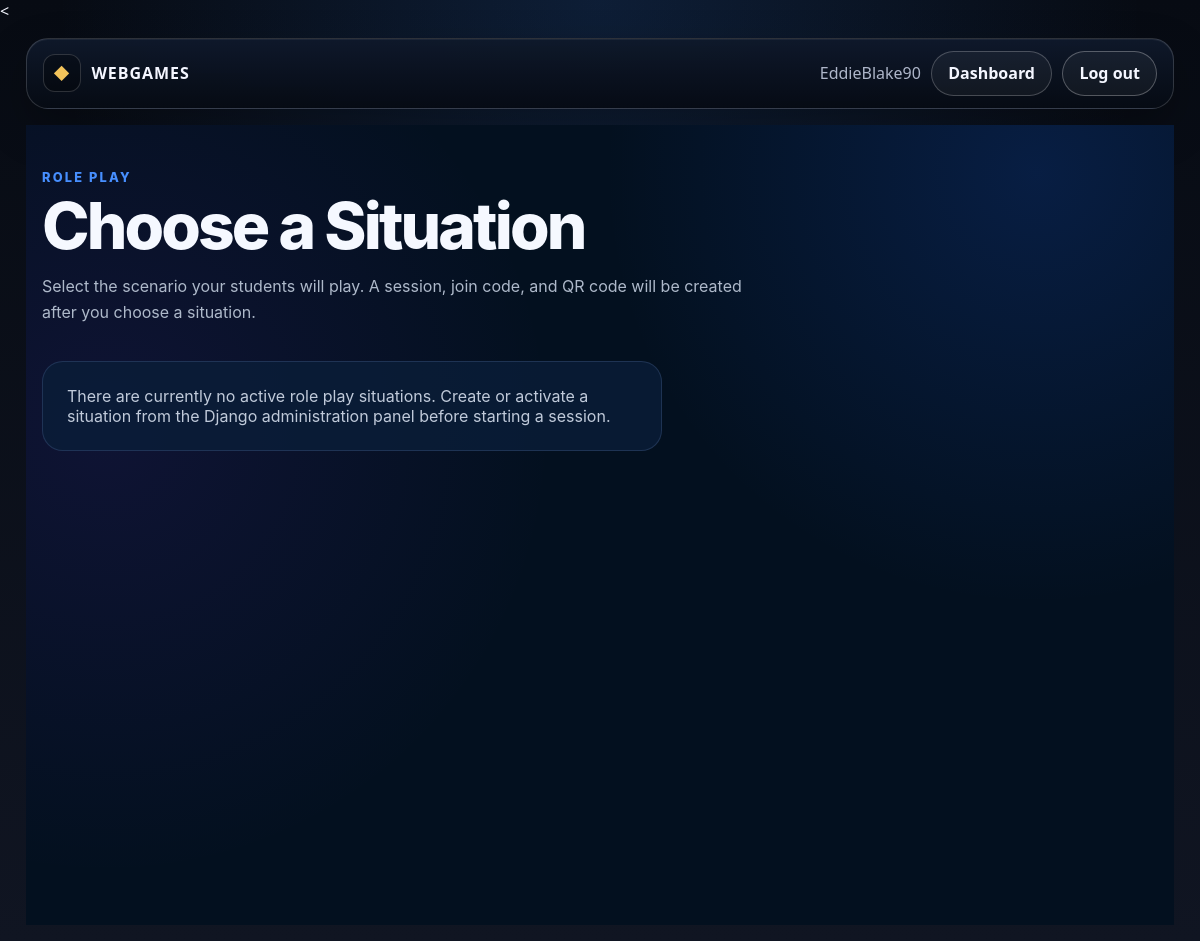
Before: /sessions/create/4/ (signed in) with the older database file.
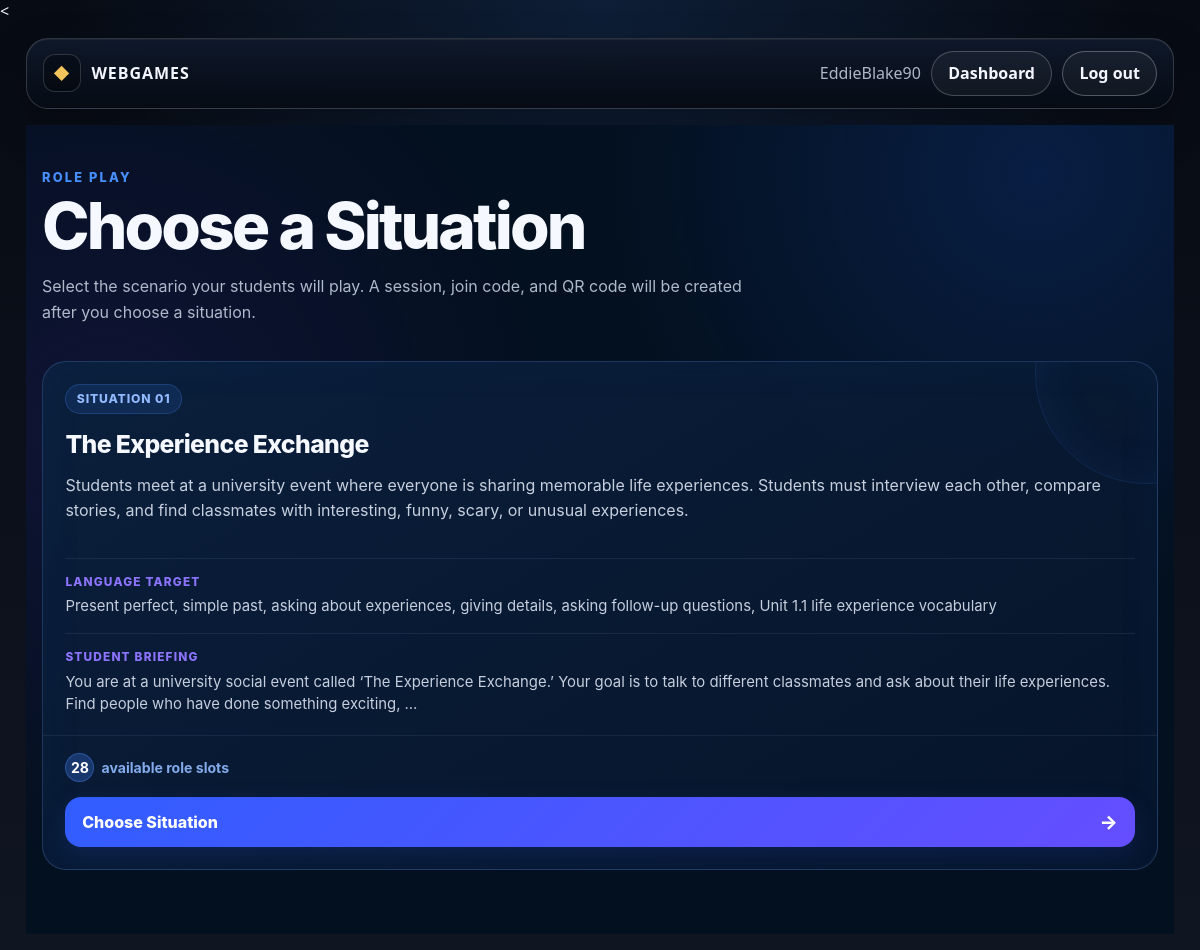
After: the same page with the newer database file.
### accounts/models.py (models this page shows, shortened)
class User(AbstractUser):
    class Role(models.TextChoices):
        TEACHER = "TEACHER", "Teacher"
        ADMIN = "ADMIN", "Admin"
    role = models.CharField(
        max_length=20,
        choices=Role.choices,
        default=Role.TEACHER,
    )

### roleplay/models.py (models this page shows, shortened)
class RolePlaySituation(models.Model):
    title = models.CharField(max_length=150)
    slug = models.SlugField(
        max_length=160,
        unique=True,
    )
    summary = models.TextField(
        blank=True,
        help_text="Short description shown to the teacher.",
    )
    student_briefing = models.TextField(
        blank=True,
        help_text=(
            "Information every student should know before "
            "the role play begins."
        ),
    )
    teacher_notes = models.TextField(
        blank=True,
        help_text="Instructions visible only to the teacher.",
    )
    language_target = models.TextField(
        blank=True,
        help_text=(
            "Grammar, vocabulary, communicative function, "
            "or learning objective practiced in this situation."
        ),
    )
    is_active = models.BooleanField(default=True)
    created_at = models.DateTimeField(auto_now_add=True)
    updated_at = models.DateTimeField(auto_now=True)
    class Meta:
        ordering = ["title"]
    @property
    def total_role_slots(self):
        return sum(
            role.copies_available
            for role in self.roles.filter(is_active=True)
        )

class RoleCard(models.Model):
    situation = models.ForeignKey(
        RolePlaySituation,
        on_delete=models.CASCADE,
        related_name="roles",
    )
    name = models.CharField(
        max_length=120,
        help_text="Role name, e.g. Detective, Customer, Manager.",
    )
    character_name = models.CharField(
        max_length=120,
        blank=True,
        help_text="Optional character identity.",
    )
    public_description = models.TextField(
        blank=True,
        help_text=(
            "Information that is safe for the student "
            "to reveal during the activity."
        ),
    )
    private_briefing = models.TextField(
        blank=True,
        help_text="Information known only by this role.",
    )
    objective = models.TextField(
        blank=True,
        help_text="What this role is trying to accomplish.",
    )
    secret_information = models.TextField(
        blank=True,
        help_text=(
            "Optional secrets, evidence, motivations, "
            "or hidden constraints."
        ),
    )
    useful_language = models.TextField(
        blank=True,
        help_text=(
            "Optional vocabulary, sentence starters, "
            "or language support."
        ),
    )
    copies_available = models.PositiveIntegerField(
        default=1,
        help_text=(
            "How many students may receive this role "
            "during the same session."
        ),
    )
    sort_order = models.PositiveIntegerField(default=0)
    is_active = models.BooleanField(default=True)
    class Meta:
        ordering = ["sort_order", "name"]

### sessions/views.py (the view, shortened to what this page needs)
# urls.py: path("create/<int:game_id>/", views.create_session, name="create_session"),
@login_required
def create_session(request, game_id):
    game_template = get_object_or_404(
        GameTemplate,
        id=game_id,
        is_active=True,
    )
    if game_template.code == GameTemplate.GameCode.ROLE_PLAY:
        situations = (
            RolePlaySituation.objects
            .filter(is_active=True)
            .prefetch_related("roles")
            .order_by("title")
        )
        return render(
            request,
            "roleplay/select_situation.html",
            {
                "game_template": game_template,
                "situations": situations,
            },
        )

### roleplay/templates/roleplay/select_situation.html (shortened to what this page needs)
{% extends "base.html" %}
{% block content %}
<div class="rps-page">
    <main class="rps-container">
        <header>
            <div class="rps-kicker">
                Role Play
            </div>
            <h1 class="rps-title">
                Choose a Situation
            </h1>
            <p class="rps-intro">
                Select the scenario your students will play.
                A session, join code, and QR code will be created
                after you choose a situation.
            </p>
        </header>
        {% if situations %}
            <section class="rps-grid">
                {% for situation in situations %}
                    <article class="rps-card">
                        <div class="rps-card-top">
                            <span class="rps-card-index">
                                Situation {{ forloop.counter|stringformat:"02d" }}
                            </span>
                            <h2 class="rps-card-title">
                                {{ situation.title }}
                            </h2>
                            {% if situation.summary %}
                                <div class="rps-summary">
                                    {{ situation.summary }}
                                </div>
                            {% endif %}
                        </div>
                        <div class="rps-card-body">
                            {% if situation.language_target %}
                                <div class="rps-meta-block">
                                    <span class="rps-meta-label">
                                        Language Target
                                    </span>
                                    <div class="rps-meta-text">
                                        {{ situation.language_target }}
                                    </div>
                                </div>
                            {% endif %}
                            {% if situation.student_briefing %}
                                <div class="rps-meta-block">
                                    <span class="rps-meta-label">
                                        Student Briefing
                                    </span>
                                    <div class="rps-meta-text">
                                        {{ situation.student_briefing|truncatewords:32 }}
                                    </div>
                                </div>
                            {% endif %}
                        </div>
                        <footer class="rps-card-footer">
                            <div class="rps-footer-meta">
                                <div class="rps-slots">
                                    <span class="rps-slots-number">
                                        {{ situation.total_role_slots }}
                                    </span>
                                    <span>
                                        available role slots
                                    </span>
                                </div>
                            </div>
                            <form
                                class="rps-form"
                                method="post"
                            >
                                <button
                                    class="rps-button"
                                    type="submit"
                                >
                                    <span>
                                        Choose Situation
                                    </span>
                                    <span class="rps-arrow">
                                        →
                                    </span>
                                </button>
                            </form>
                        </footer>
                    </article>
                {% endfor %}
            </section>
        {% else %}
            <div class="rps-empty">
                There are currently no active role play situations.
                Create or activate a situation from the Django
                administration panel before starting a session.
            </div>
        {% endif %}
    </main>
</div>
{% endblock %}

### templates/base.html (shortened to what this page needs)
{% load static %}
<!DOCTYPE html>
<html lang="en">
<head>
<link rel="stylesheet" href="{% static 'webgames/css/app-theme.css' %}">
</head>
<body>
  <main class="fr-app-shell">
    <nav class="app-top-nav">
  <a class="app-brand" href="{% url 'games:teacher_dashboard' %}">
    <span class="app-brand-mark">◆</span>
    <span>Webgames</span>
  </a>
  <div class="app-nav-links">
        {% if user.is_authenticated %}
          <span class="fr-muted-text">
            {{ user.username }}
          </span>
          <a class="app-btn app-btn-secondary" href="{% url 'games:teacher_dashboard' %}">
  Dashboard
</a>
<a class="app-btn" href="{% url 'logout' %}">
  Log out
</a>
        {% else %}
          <a class="app-btn app-btn-primary" href="{% url 'login' %}">
  Log in
</a>
        {% endif %}
      </div>
    </nav>
    {% block content %}{% endblock %}
  </main>
</body>
</html>

### static/webgames/css/app-theme.css (style rules this page uses)
:root { --app-bg: #070b13; --app-bg-2: #101522; --app-panel: rgba(10, 17, 30, 0.94); --app-panel-soft: rgba(14, 24, 41, 0.88); --app-border: rgba(255, 255, 255, 0.16); --app-border-strong: rgba(255, 255, 255, 0.28); --app-text: #f4f6ff; --app-muted: #aeb6c9; --app-blue: #2f80ed; --app-gold: #f3c45b; --app-radius: 22px; }
* { box-sizing: border-box; }
body { min-height: 100vh; margin: 0; color: var(--app-text); font-family: system-ui, -apple-system, BlinkMacSystemFont, "Segoe UI", sans-serif; background: radial-gradient(circle at top center, rgba(47, 128, 237, 0.16), transparent 34rem), linear-gradient(180deg, var(--app-bg), var(--app-bg-2)); }
a { color: inherit; text-decoration: none; }
.fr-app-shell { width: min(1180px, 100%); margin: 0 auto; padding: 1rem; }
.app-top-nav { display: flex; justify-content: space-between; align-items: center; gap: 1rem; margin-bottom: 1rem; padding: 0.75rem 1rem; border: 1px solid var(--app-border); border-radius: var(--app-radius); background: linear-gradient(180deg, rgba(15, 25, 43, 0.96), rgba(6, 11, 20, 0.98)); box-shadow: 0 18px 44px rgba(0, 0, 0, 0.26), inset 0 1px 0 rgba(255, 255, 255, 0.06); }
.app-brand { display: flex; align-items: center; gap: 0.65rem; color: var(--app-text); font-weight: 900; letter-spacing: 0.06em; text-transform: uppercase; }
.app-brand-mark { display: grid; place-items: center; width: 38px; height: 38px; border: 1px solid rgba(255, 255, 255, 0.16); border-radius: 12px; color: var(--app-gold); background: rgba(0, 0, 0, 0.28); }
.app-nav-links { display: flex; align-items: center; gap: 0.65rem; flex-wrap: wrap; }
.fr-muted-text { color: var(--app-muted); }
.app-btn, button.app-btn, input[type="submit"].app-btn { display: inline-flex; justify-content: center; align-items: center; gap: 0.4rem; border: 1px solid var(--app-border-strong); border-radius: 999px; padding: 0.65rem 1rem; color: var(--app-text); background: rgba(255, 255, 255, 0.045); cursor: pointer; font-weight: 850; transition: transform 0.16s ease, border-color 0.16s ease, background 0.16s ease, box-shadow 0.16s ease; }
.app-btn-secondary { border-color: rgba(255, 255, 255, 0.22); }

Changed rows visible on the page:
added RolePlaySituation: title "The Experience Exchange", summary "Students meet at a university event where everyone is sharing memorable life experiences. Students must interview each other, compare stories, and find classmates with interesting, funny, scary, or unusual experiences.", language_target "Present perfect, simple past, asking about experiences, giving details, asking follow-up questions, Unit 1.1 life experience vocabulary", student_briefing "You are at a university social event called ‘The Experience Exchange.’ Your goal is to talk to different classmates and ask about their life experiences. Find people who have done something exciting, …", total_role_slots "28"
Other visible differences:
text no longer shown: "There are currently no active role play situations. Create or activate a situation from the Django administration panel before starting a session."
